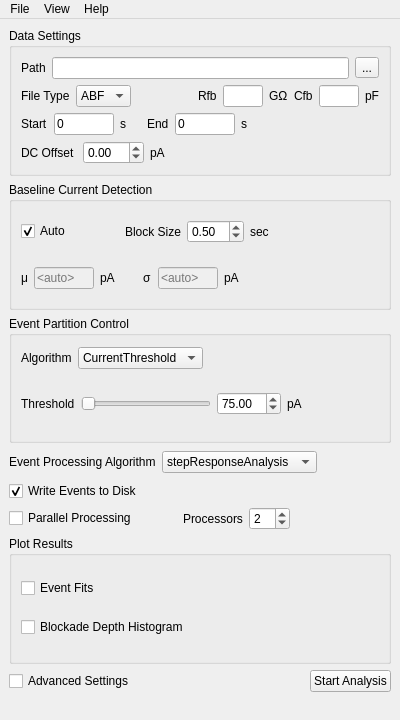
<?xml version="1.0" encoding="UTF-8"?>
<ui version="4.0">
 <author>Arvind Balijepalli</author>
 <class>SettingsWindow</class>
 <widget class="QMainWindow" name="SettingsWindow">
  <property name="enabled">
   <bool>true</bool>
  </property>
  <property name="geometry">
   <rect>
    <x>0</x>
    <y>0</y>
    <width>400</width>
    <height>720</height>
   </rect>
  </property>
  <property name="sizePolicy">
   <sizepolicy hsizetype="Preferred" vsizetype="Preferred">
    <horstretch>0</horstretch>
    <verstretch>0</verstretch>
   </sizepolicy>
  </property>
  <property name="minimumSize">
   <size>
    <width>400</width>
    <height>720</height>
   </size>
  </property>
  <property name="maximumSize">
   <size>
    <width>430</width>
    <height>725</height>
   </size>
  </property>
  <property name="windowTitle">
   <string>pyEventAnalysis</string>
  </property>
  <property name="unifiedTitleAndToolBarOnMac">
   <bool>false</bool>
  </property>
  <widget class="QWidget" name="centralwidget">
   <layout class="QVBoxLayout" name="verticalLayout_5">
    <item>
     <widget class="QGroupBox" name="dataSettingsGroupBox">
      <property name="title">
       <string>Data Settings</string>
      </property>
      <layout class="QVBoxLayout" name="verticalLayout_4">
       <item>
        <layout class="QHBoxLayout" name="horizontalLayout">
         <item>
          <widget class="QLabel" name="label">
           <property name="text">
            <string>Path</string>
           </property>
          </widget>
         </item>
         <item>
          <widget class="QLineEdit" name="datPathLineEdit">
           <property name="focusPolicy">
            <enum>Qt::ClickFocus</enum>
           </property>
           <property name="readOnly">
            <bool>true</bool>
           </property>
          </widget>
         </item>
         <item>
          <widget class="QToolButton" name="datPathToolButton">
           <property name="text">
            <string>...</string>
           </property>
          </widget>
         </item>
        </layout>
       </item>
       <item>
        <layout class="QHBoxLayout" name="horizontalLayout_15">
         <item>
          <layout class="QHBoxLayout" name="horizontalLayout_4">
           <item>
            <widget class="QLabel" name="label_2">
             <property name="text">
              <string>File Type</string>
             </property>
            </widget>
           </item>
           <item>
            <widget class="QComboBox" name="datTypeComboBox">
             <item>
              <property name="text">
               <string>ABF</string>
              </property>
             </item>
             <item>
              <property name="text">
               <string>QDF</string>
              </property>
             </item>
            </widget>
           </item>
          </layout>
         </item>
         <item>
          <spacer name="horizontalSpacer_12">
           <property name="orientation">
            <enum>Qt::Horizontal</enum>
           </property>
           <property name="sizeHint" stdset="0">
            <size>
             <width>18</width>
             <height>20</height>
            </size>
           </property>
          </spacer>
         </item>
         <item>
          <layout class="QHBoxLayout" name="qdfRfbHorizontalLayout">
           <item>
            <widget class="QLabel" name="RfbLabel">
             <property name="text">
              <string>Rfb</string>
             </property>
            </widget>
           </item>
           <item>
            <widget class="QLineEdit" name="qdfRfbLineEdit">
             <property name="enabled">
              <bool>true</bool>
             </property>
             <property name="minimumSize">
              <size>
               <width>40</width>
               <height>0</height>
              </size>
             </property>
             <property name="maximumSize">
              <size>
               <width>40</width>
               <height>16777215</height>
              </size>
             </property>
             <property name="placeholderText">
              <string/>
             </property>
            </widget>
           </item>
           <item>
            <widget class="QLabel" name="RfbUnitsLabel">
             <property name="text">
              <string>GΩ</string>
             </property>
            </widget>
           </item>
          </layout>
         </item>
         <item>
          <layout class="QHBoxLayout" name="qdfCfbHorizontalLayout">
           <item>
            <widget class="QLabel" name="CfbLabel">
             <property name="text">
              <string>Cfb</string>
             </property>
            </widget>
           </item>
           <item>
            <widget class="QLineEdit" name="qdfCfbLineEdit">
             <property name="enabled">
              <bool>true</bool>
             </property>
             <property name="minimumSize">
              <size>
               <width>40</width>
               <height>0</height>
              </size>
             </property>
             <property name="maximumSize">
              <size>
               <width>40</width>
               <height>16777215</height>
              </size>
             </property>
             <property name="placeholderText">
              <string/>
             </property>
            </widget>
           </item>
           <item>
            <widget class="QLabel" name="CfbUnitsLabel">
             <property name="text">
              <string>pF</string>
             </property>
            </widget>
           </item>
          </layout>
         </item>
        </layout>
       </item>
       <item>
        <layout class="QHBoxLayout" name="horizontalLayout_17">
         <item>
          <widget class="QLabel" name="label_20">
           <property name="text">
            <string>Start</string>
           </property>
          </widget>
         </item>
         <item>
          <widget class="QLineEdit" name="startIndexLineEdit">
           <property name="enabled">
            <bool>true</bool>
           </property>
           <property name="minimumSize">
            <size>
             <width>40</width>
             <height>0</height>
            </size>
           </property>
           <property name="maximumSize">
            <size>
             <width>60</width>
             <height>16777215</height>
            </size>
           </property>
           <property name="text">
            <string>0</string>
           </property>
           <property name="placeholderText">
            <string/>
           </property>
          </widget>
         </item>
         <item>
          <widget class="QLabel" name="label_22">
           <property name="text">
            <string>s</string>
           </property>
          </widget>
         </item>
         <item>
          <spacer name="horizontalSpacer_7">
           <property name="orientation">
            <enum>Qt::Horizontal</enum>
           </property>
           <property name="sizeType">
            <enum>QSizePolicy::Fixed</enum>
           </property>
           <property name="sizeHint" stdset="0">
            <size>
             <width>15</width>
             <height>20</height>
            </size>
           </property>
          </spacer>
         </item>
         <item>
          <widget class="QLabel" name="label_21">
           <property name="text">
            <string>End</string>
           </property>
          </widget>
         </item>
         <item>
          <widget class="QLineEdit" name="endIndexLineEdit">
           <property name="enabled">
            <bool>true</bool>
           </property>
           <property name="minimumSize">
            <size>
             <width>40</width>
             <height>0</height>
            </size>
           </property>
           <property name="maximumSize">
            <size>
             <width>60</width>
             <height>16777215</height>
            </size>
           </property>
           <property name="text">
            <string>0</string>
           </property>
           <property name="placeholderText">
            <string/>
           </property>
          </widget>
         </item>
         <item>
          <widget class="QLabel" name="label_23">
           <property name="text">
            <string>s</string>
           </property>
          </widget>
         </item>
         <item>
          <spacer name="horizontalSpacer_9">
           <property name="orientation">
            <enum>Qt::Horizontal</enum>
           </property>
           <property name="sizeHint" stdset="0">
            <size>
             <width>40</width>
             <height>20</height>
            </size>
           </property>
          </spacer>
         </item>
        </layout>
       </item>
       <item>
        <layout class="QHBoxLayout" name="horizontalLayout_9">
         <item>
          <widget class="QLabel" name="label_5">
           <property name="text">
            <string>DC Offset </string>
           </property>
          </widget>
         </item>
         <item>
          <layout class="QHBoxLayout" name="horizontalLayout_5">
           <item>
            <widget class="QDoubleSpinBox" name="dcOffsetDoubleSpinBox">
             <property name="keyboardTracking">
              <bool>false</bool>
             </property>
             <property name="minimum">
              <double>-99.989999999999995</double>
             </property>
            </widget>
           </item>
           <item>
            <widget class="QLabel" name="label_8">
             <property name="text">
              <string>pA</string>
             </property>
            </widget>
           </item>
          </layout>
         </item>
         <item>
          <spacer name="horizontalSpacer_11">
           <property name="orientation">
            <enum>Qt::Horizontal</enum>
           </property>
           <property name="sizeHint" stdset="0">
            <size>
             <width>48</width>
             <height>20</height>
            </size>
           </property>
          </spacer>
         </item>
        </layout>
       </item>
      </layout>
     </widget>
    </item>
    <item>
     <widget class="QGroupBox" name="baselineGroupBox">
      <property name="title">
       <string>Baseline Current Detection</string>
      </property>
      <layout class="QHBoxLayout" name="horizontalLayout_18">
       <item>
        <layout class="QVBoxLayout" name="verticalLayout">
         <item>
          <layout class="QHBoxLayout" name="horizontalLayout_14">
           <item>
            <widget class="QCheckBox" name="baselineAutoCheckBox">
             <property name="text">
              <string>Auto</string>
             </property>
             <property name="checked">
              <bool>true</bool>
             </property>
            </widget>
           </item>
           <item>
            <spacer name="horizontalSpacer_10">
             <property name="orientation">
              <enum>Qt::Horizontal</enum>
             </property>
             <property name="sizeHint" stdset="0">
              <size>
               <width>48</width>
               <height>20</height>
              </size>
             </property>
            </spacer>
           </item>
           <item>
            <widget class="QLabel" name="label_13">
             <property name="text">
              <string>Block Size</string>
             </property>
            </widget>
           </item>
           <item>
            <layout class="QHBoxLayout" name="horizontalLayout_12">
             <item>
              <widget class="QDoubleSpinBox" name="baselineBlockSizeDoubleSpinBox">
               <property name="buttonSymbols">
                <enum>QAbstractSpinBox::UpDownArrows</enum>
               </property>
               <property name="keyboardTracking">
                <bool>false</bool>
               </property>
               <property name="decimals">
                <number>2</number>
               </property>
               <property name="minimum">
                <double>0.100000000000000</double>
               </property>
               <property name="maximum">
                <double>10.000000000000000</double>
               </property>
               <property name="singleStep">
                <double>0.250000000000000</double>
               </property>
               <property name="value">
                <double>0.500000000000000</double>
               </property>
              </widget>
             </item>
             <item>
              <widget class="QLabel" name="label_17">
               <property name="text">
                <string>sec</string>
               </property>
              </widget>
             </item>
            </layout>
           </item>
          </layout>
         </item>
         <item>
          <layout class="QHBoxLayout" name="horizontalLayout_7">
           <item>
            <widget class="QLabel" name="label_9">
             <property name="text">
              <string>μ</string>
             </property>
            </widget>
           </item>
           <item>
            <widget class="QLineEdit" name="baselineMeanLineEdit">
             <property name="enabled">
              <bool>false</bool>
             </property>
             <property name="maximumSize">
              <size>
               <width>60</width>
               <height>16777215</height>
              </size>
             </property>
             <property name="placeholderText">
              <string>&lt;auto&gt;</string>
             </property>
            </widget>
           </item>
           <item>
            <widget class="QLabel" name="label_6">
             <property name="text">
              <string>pA</string>
             </property>
            </widget>
           </item>
           <item>
            <spacer name="horizontalSpacer_14">
             <property name="orientation">
              <enum>Qt::Horizontal</enum>
             </property>
             <property name="sizeHint" stdset="0">
              <size>
               <width>20</width>
               <height>10</height>
              </size>
             </property>
            </spacer>
           </item>
           <item>
            <widget class="QLabel" name="label_10">
             <property name="text">
              <string>σ</string>
             </property>
            </widget>
           </item>
           <item>
            <widget class="QLineEdit" name="baselineSDLineEdit">
             <property name="enabled">
              <bool>false</bool>
             </property>
             <property name="maximumSize">
              <size>
               <width>60</width>
               <height>16777215</height>
              </size>
             </property>
             <property name="placeholderText">
              <string>&lt;auto&gt;</string>
             </property>
            </widget>
           </item>
           <item>
            <widget class="QLabel" name="label_12">
             <property name="text">
              <string>pA</string>
             </property>
            </widget>
           </item>
           <item>
            <spacer name="horizontalSpacer_13">
             <property name="orientation">
              <enum>Qt::Horizontal</enum>
             </property>
             <property name="sizeHint" stdset="0">
              <size>
               <width>30</width>
               <height>20</height>
              </size>
             </property>
            </spacer>
           </item>
          </layout>
         </item>
        </layout>
       </item>
       <item>
        <spacer name="horizontalSpacer_4">
         <property name="orientation">
          <enum>Qt::Horizontal</enum>
         </property>
         <property name="sizeHint" stdset="0">
          <size>
           <width>49</width>
           <height>65</height>
          </size>
         </property>
        </spacer>
       </item>
      </layout>
      <zorder></zorder>
      <zorder>horizontalSpacer_4</zorder>
     </widget>
    </item>
    <item>
     <widget class="QGroupBox" name="eventPartitionGroupBox">
      <property name="title">
       <string>Event Partition Control</string>
      </property>
      <layout class="QVBoxLayout" name="verticalLayout_2">
       <item>
        <layout class="QHBoxLayout" name="horizontalLayout_11">
         <item>
          <widget class="QLabel" name="label_7">
           <property name="sizePolicy">
            <sizepolicy hsizetype="Preferred" vsizetype="Fixed">
             <horstretch>0</horstretch>
             <verstretch>0</verstretch>
            </sizepolicy>
           </property>
           <property name="minimumSize">
            <size>
             <width>0</width>
             <height>26</height>
            </size>
           </property>
           <property name="text">
            <string>Algorithm</string>
           </property>
          </widget>
         </item>
         <item>
          <widget class="QComboBox" name="partitionAlgorithmComboBox">
           <item>
            <property name="text">
             <string>CurrentThreshold</string>
            </property>
           </item>
          </widget>
         </item>
         <item>
          <spacer name="horizontalSpacer_3">
           <property name="orientation">
            <enum>Qt::Horizontal</enum>
           </property>
           <property name="sizeHint" stdset="0">
            <size>
             <width>40</width>
             <height>20</height>
            </size>
           </property>
          </spacer>
         </item>
        </layout>
       </item>
       <item>
        <layout class="QHBoxLayout" name="horizontalLayout_13">
         <item>
          <widget class="QLabel" name="label_14">
           <property name="toolTip">
            <string>Ionic current threshold that controls detection of an event.</string>
           </property>
           <property name="text">
            <string>Threshold</string>
           </property>
          </widget>
         </item>
         <item>
          <widget class="QSlider" name="partitionThresholdHorizontalSlider">
           <property name="sizePolicy">
            <sizepolicy hsizetype="Minimum" vsizetype="Fixed">
             <horstretch>0</horstretch>
             <verstretch>0</verstretch>
            </sizepolicy>
           </property>
           <property name="minimumSize">
            <size>
             <width>130</width>
             <height>0</height>
            </size>
           </property>
           <property name="minimum">
            <number>0</number>
           </property>
           <property name="maximum">
            <number>100</number>
           </property>
           <property name="singleStep">
            <number>1</number>
           </property>
           <property name="value">
            <number>0</number>
           </property>
           <property name="orientation">
            <enum>Qt::Horizontal</enum>
           </property>
           <property name="invertedAppearance">
            <bool>false</bool>
           </property>
           <property name="invertedControls">
            <bool>false</bool>
           </property>
           <property name="tickPosition">
            <enum>QSlider::NoTicks</enum>
           </property>
           <property name="tickInterval">
            <number>1</number>
           </property>
          </widget>
         </item>
         <item>
          <widget class="QDoubleSpinBox" name="ThresholdDoubleSpinBox">
           <property name="minimumSize">
            <size>
             <width>60</width>
             <height>0</height>
            </size>
           </property>
           <property name="maximumSize">
            <size>
             <width>80</width>
             <height>16777215</height>
            </size>
           </property>
           <property name="frame">
            <bool>true</bool>
           </property>
           <property name="correctionMode">
            <enum>QAbstractSpinBox::CorrectToNearestValue</enum>
           </property>
           <property name="keyboardTracking">
            <bool>true</bool>
           </property>
           <property name="minimum">
            <double>0.000000000000000</double>
           </property>
           <property name="maximum">
            <double>999.000000000000000</double>
           </property>
           <property name="singleStep">
            <double>0.100000000000000</double>
           </property>
           <property name="value">
            <double>75.000000000000000</double>
           </property>
          </widget>
         </item>
         <item>
          <widget class="QLabel" name="label_4">
           <property name="text">
            <string>pA</string>
           </property>
          </widget>
         </item>
         <item>
          <spacer name="horizontalSpacer_8">
           <property name="orientation">
            <enum>Qt::Horizontal</enum>
           </property>
           <property name="sizeHint" stdset="0">
            <size>
             <width>40</width>
             <height>20</height>
            </size>
           </property>
          </spacer>
         </item>
        </layout>
       </item>
      </layout>
     </widget>
    </item>
    <item>
     <layout class="QHBoxLayout" name="horizontalLayout_16">
      <item>
       <widget class="QLabel" name="label_11">
        <property name="sizePolicy">
         <sizepolicy hsizetype="Preferred" vsizetype="Fixed">
          <horstretch>0</horstretch>
          <verstretch>0</verstretch>
         </sizepolicy>
        </property>
        <property name="minimumSize">
         <size>
          <width>0</width>
          <height>26</height>
         </size>
        </property>
        <property name="text">
         <string>Event Processing Algorithm</string>
        </property>
       </widget>
      </item>
      <item>
       <widget class="QComboBox" name="processingAlgorithmComboBox">
        <item>
         <property name="text">
          <string>stepResponseAnalysis</string>
         </property>
        </item>
       </widget>
      </item>
      <item>
       <spacer name="horizontalSpacer_6">
        <property name="orientation">
         <enum>Qt::Horizontal</enum>
        </property>
        <property name="sizeHint" stdset="0">
         <size>
          <width>40</width>
          <height>20</height>
         </size>
        </property>
       </spacer>
      </item>
     </layout>
    </item>
    <item>
     <layout class="QVBoxLayout" name="verticalLayout_11">
      <item>
       <widget class="QCheckBox" name="writeEventsCheckBox">
        <property name="toolTip">
         <string>Write event time-series to disk</string>
        </property>
        <property name="text">
         <string>Write Events to Disk</string>
        </property>
        <property name="checked">
         <bool>true</bool>
        </property>
       </widget>
      </item>
      <item>
       <layout class="QHBoxLayout" name="horizontalLayout_6">
        <item>
         <widget class="QCheckBox" name="parallelCheckBox">
          <property name="toolTip">
           <string>Use multiple processors</string>
          </property>
          <property name="text">
           <string>Parallel Processing</string>
          </property>
         </widget>
        </item>
        <item>
         <spacer name="horizontalSpacer_2">
          <property name="orientation">
           <enum>Qt::Horizontal</enum>
          </property>
          <property name="sizeType">
           <enum>QSizePolicy::Fixed</enum>
          </property>
          <property name="sizeHint" stdset="0">
           <size>
            <width>40</width>
            <height>20</height>
           </size>
          </property>
         </spacer>
        </item>
        <item>
         <layout class="QHBoxLayout" name="horizontalLayout_8">
          <item>
           <widget class="QLabel" name="parallelCoresLabel">
            <property name="text">
             <string>Processors</string>
            </property>
           </widget>
          </item>
          <item>
           <widget class="QSpinBox" name="parallelCoresSpinBox">
            <property name="enabled">
             <bool>true</bool>
            </property>
            <property name="keyboardTracking">
             <bool>false</bool>
            </property>
            <property name="minimum">
             <number>1</number>
            </property>
            <property name="value">
             <number>2</number>
            </property>
           </widget>
          </item>
         </layout>
        </item>
        <item>
         <spacer name="horizontalSpacer_5">
          <property name="orientation">
           <enum>Qt::Horizontal</enum>
          </property>
          <property name="sizeHint" stdset="0">
           <size>
            <width>40</width>
            <height>20</height>
           </size>
          </property>
         </spacer>
        </item>
       </layout>
      </item>
     </layout>
    </item>
    <item>
     <widget class="QGroupBox" name="groupBox_2">
      <property name="title">
       <string>Plot Results</string>
      </property>
      <layout class="QVBoxLayout" name="verticalLayout_3">
       <item>
        <widget class="QCheckBox" name="plotEventFitsCheckBox">
         <property name="enabled">
          <bool>true</bool>
         </property>
         <property name="text">
          <string>Event Fits</string>
         </property>
        </widget>
       </item>
       <item>
        <widget class="QCheckBox" name="plotBlockDepthHistCheckBox">
         <property name="enabled">
          <bool>true</bool>
         </property>
         <property name="text">
          <string>Blockade Depth Histogram</string>
         </property>
        </widget>
       </item>
      </layout>
     </widget>
    </item>
    <item>
     <layout class="QHBoxLayout" name="horizontalLayout_10">
      <item>
       <widget class="QCheckBox" name="advancedModeCheckBox">
        <property name="text">
         <string>Advanced Settings</string>
        </property>
       </widget>
      </item>
      <item>
       <spacer name="horizontalSpacer">
        <property name="orientation">
         <enum>Qt::Horizontal</enum>
        </property>
        <property name="sizeHint" stdset="0">
         <size>
          <width>40</width>
          <height>20</height>
         </size>
        </property>
       </spacer>
      </item>
      <item>
       <widget class="QPushButton" name="startAnalysisPushButton">
        <property name="text">
         <string>Start Analysis</string>
        </property>
       </widget>
      </item>
     </layout>
    </item>
   </layout>
   <zorder>dataSettingsGroupBox</zorder>
   <zorder>groupBox_2</zorder>
   <zorder>eventPartitionGroupBox</zorder>
   <zorder>baselineGroupBox</zorder>
   <zorder></zorder>
   <zorder></zorder>
  </widget>
  <widget class="QMenuBar" name="menubar">
   <property name="geometry">
    <rect>
     <x>0</x>
     <y>0</y>
     <width>400</width>
     <height>22</height>
    </rect>
   </property>
   <widget class="QMenu" name="menuFile">
    <property name="title">
     <string>File</string>
    </property>
    <addaction name="actionLoad_Data"/>
    <addaction name="actionOpen_Analysis"/>
    <addaction name="actionSave_Settings"/>
    <addaction name="actionStart_Analysis"/>
   </widget>
   <widget class="QMenu" name="menuHelp">
    <property name="title">
     <string>Help</string>
    </property>
    <addaction name="actionPyEventAnalysis_Help"/>
   </widget>
   <widget class="QMenu" name="menuView">
    <property name="title">
     <string>View</string>
    </property>
    <widget class="QMenu" name="menuPlots">
     <property name="title">
      <string>Plots</string>
     </property>
     <addaction name="actionTrajectory_Viewer"/>
     <addaction name="actionEvent_Fits"/>
     <addaction name="actionBlockade_Depth_Histogram"/>
    </widget>
    <addaction name="actionAdvanced_Settings_Mode"/>
    <addaction name="actionStatistics"/>
    <addaction name="actionAnalysis_Log"/>
    <addaction name="menuPlots"/>
   </widget>
   <addaction name="menuFile"/>
   <addaction name="menuView"/>
   <addaction name="menuHelp"/>
  </widget>
  <widget class="QStatusBar" name="statusbar">
   <property name="sizeGripEnabled">
    <bool>false</bool>
   </property>
  </widget>
  <action name="actionNew">
   <property name="text">
    <string>New</string>
   </property>
  </action>
  <action name="actionStart_Analysis">
   <property name="text">
    <string>Start Analysis</string>
   </property>
   <property name="shortcut">
    <string>Ctrl+Alt+S</string>
   </property>
  </action>
  <action name="actionPyEventAnalysis_Help">
   <property name="text">
    <string>pyEventAnalysis Help</string>
   </property>
  </action>
  <action name="actionEvent_Fits">
   <property name="text">
    <string>Event Fits</string>
   </property>
  </action>
  <action name="actionBlockade_Depth_Histogram">
   <property name="text">
    <string>Blockade Depth Histogram</string>
   </property>
  </action>
  <action name="actionAnalysis_Log">
   <property name="text">
    <string>Analysis Log</string>
   </property>
   <property name="shortcut">
    <string>Ctrl+Shift+L</string>
   </property>
  </action>
  <action name="actionSettings_Window">
   <property name="text">
    <string>Settings Window</string>
   </property>
  </action>
  <action name="actionTrajectory_Viewer">
   <property name="text">
    <string>Trajectory Viewer</string>
   </property>
  </action>
  <action name="actionAdvanced_Settings_Mode">
   <property name="text">
    <string>Advanced Settings</string>
   </property>
  </action>
  <action name="actionStatistics">
   <property name="text">
    <string>Statistics Window</string>
   </property>
  </action>
  <action name="actionOpen_Analysis">
   <property name="text">
    <string>Open Previous Analysis</string>
   </property>
   <property name="shortcut">
    <string>Ctrl+Shift+O</string>
   </property>
  </action>
  <action name="actionLoad_Data">
   <property name="text">
    <string>Load Data</string>
   </property>
   <property name="shortcut">
    <string>Ctrl+O</string>
   </property>
  </action>
  <action name="actionSave_Settings">
   <property name="text">
    <string>Save Settings</string>
   </property>
   <property name="shortcut">
    <string>Ctrl+Shift+S</string>
   </property>
  </action>
 </widget>
 <resources/>
 <connections>
  <connection>
   <sender>baselineAutoCheckBox</sender>
   <signal>clicked(bool)</signal>
   <receiver>baselineMeanLineEdit</receiver>
   <slot>setDisabled(bool)</slot>
   <hints>
    <hint type="sourcelabel">
     <x>82</x>
     <y>259</y>
    </hint>
    <hint type="destinationlabel">
     <x>161</x>
     <y>298</y>
    </hint>
   </hints>
  </connection>
  <connection>
   <sender>baselineAutoCheckBox</sender>
   <signal>clicked(bool)</signal>
   <receiver>baselineSDLineEdit</receiver>
   <slot>setDisabled(bool)</slot>
   <hints>
    <hint type="sourcelabel">
     <x>82</x>
     <y>259</y>
    </hint>
    <hint type="destinationlabel">
     <x>303</x>
     <y>298</y>
    </hint>
   </hints>
  </connection>
 </connections>
</ui>
